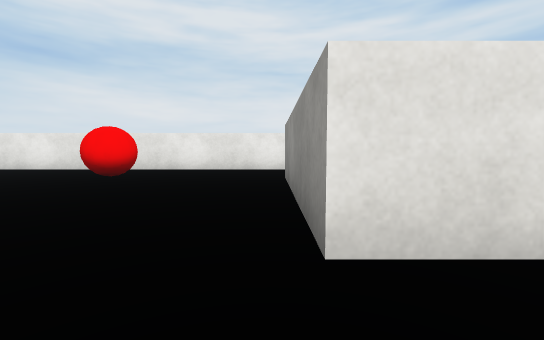
view 1 (above)

23 first-person views from a walk through a Unity game level. The camera is 0.51 m above the floor, tilts 4° down and sees 90° across. The floor is counted in squares, 1 m on a side. Each view is taken from the middle of a square. On the plan, view 1 faces up. The plan holds only what a view shows up to about 9 squares ahead; the rest is blank. Surface patterns are stand-ins for the level's own textures.

view 2
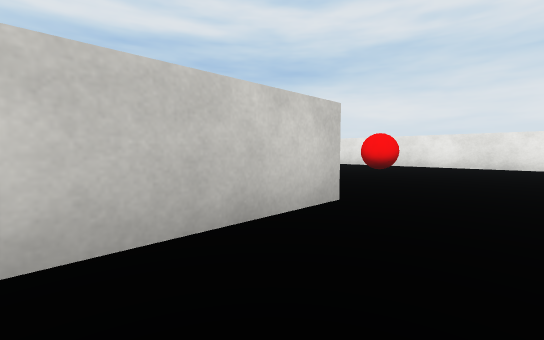

view 3
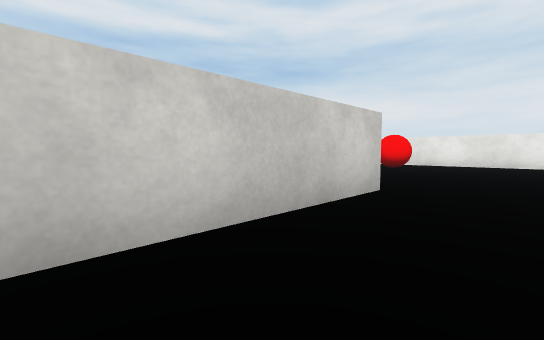

view 4
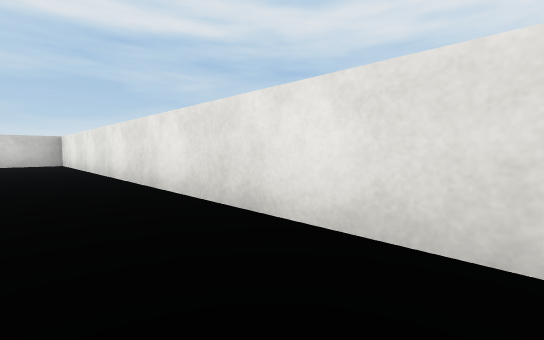

view 5
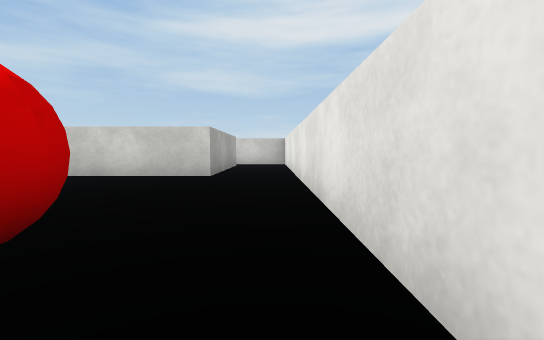

view 6
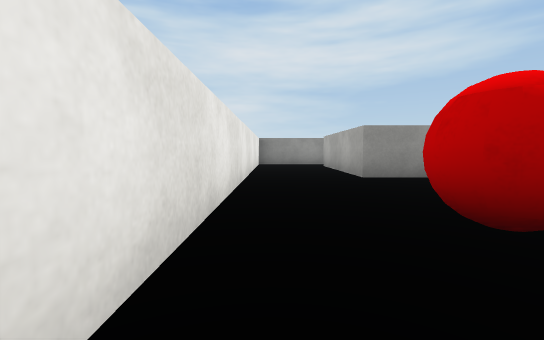

view 7
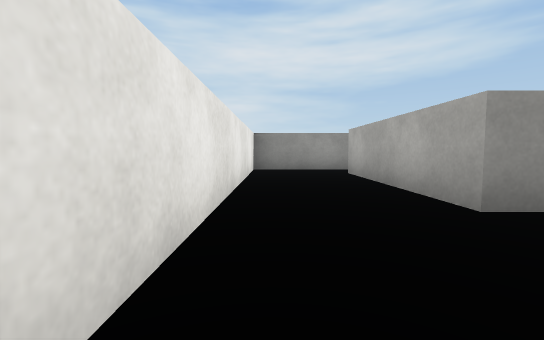

view 8
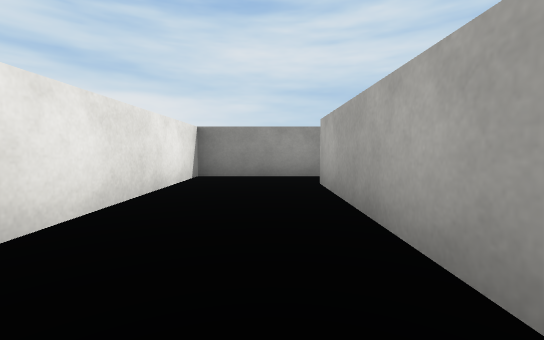

view 9
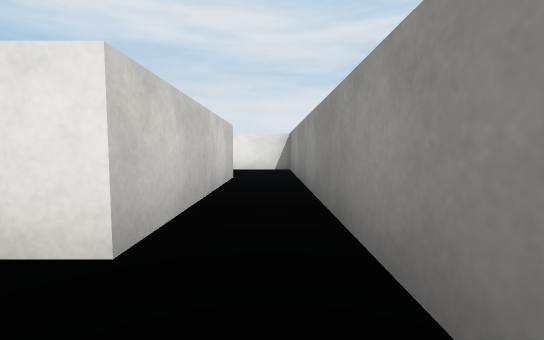

view 10
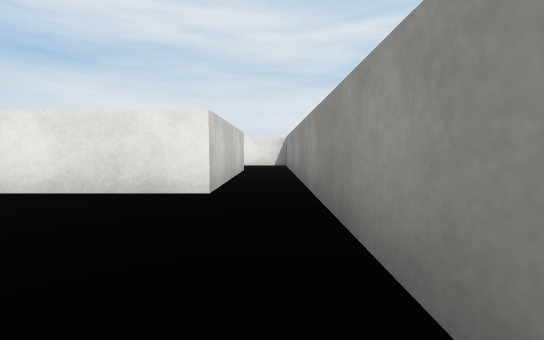

view 11
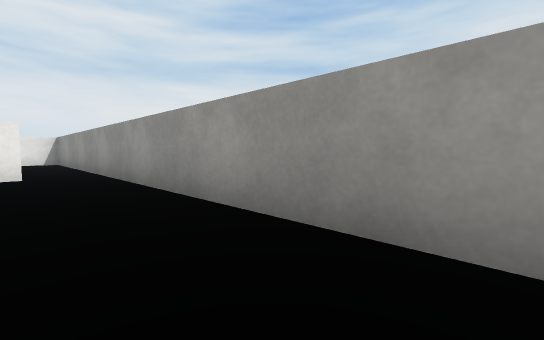

view 12
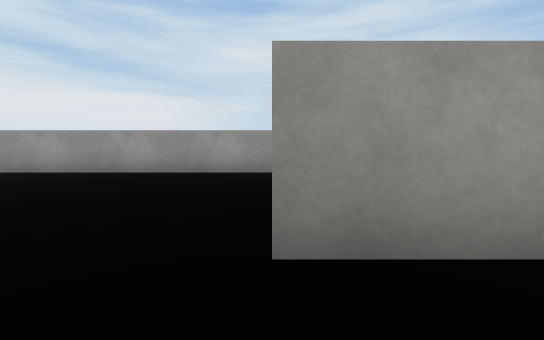

view 13
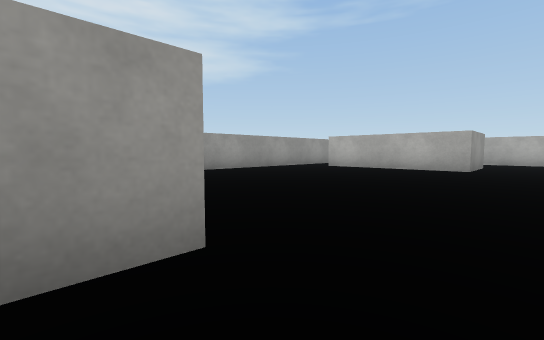

view 14
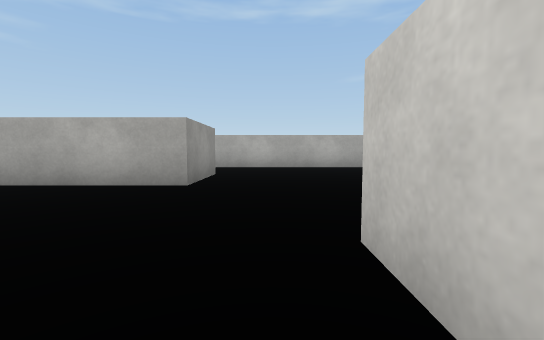

view 15
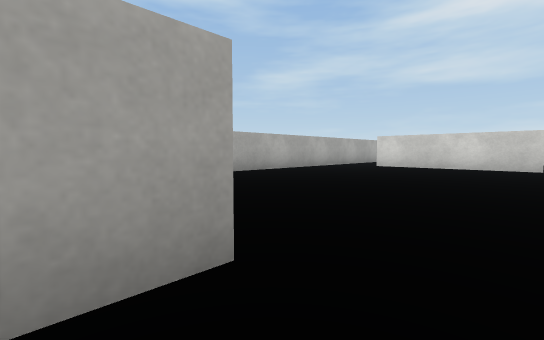

view 16
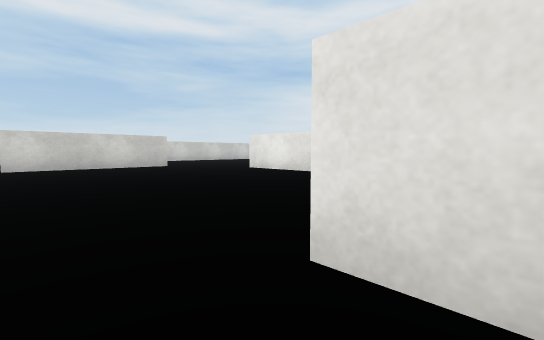

view 17
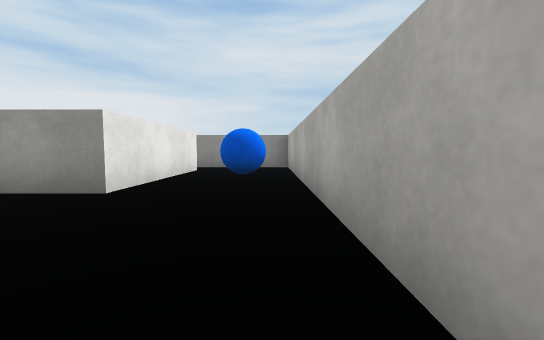

view 18
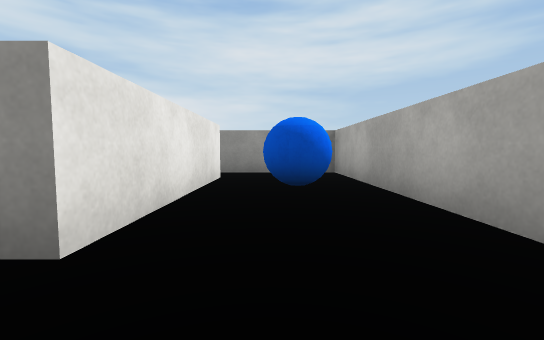

view 19
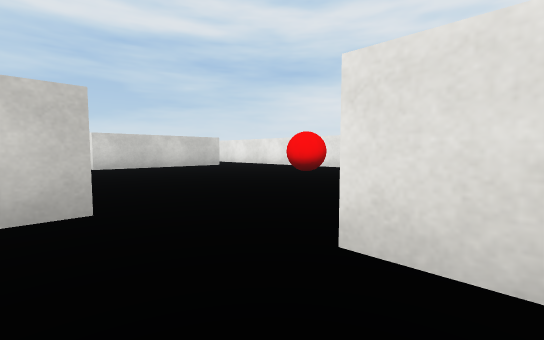

view 20
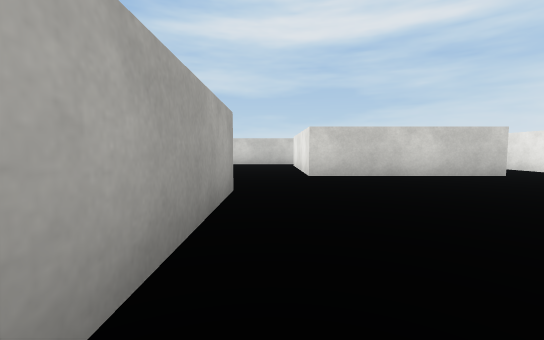

view 21
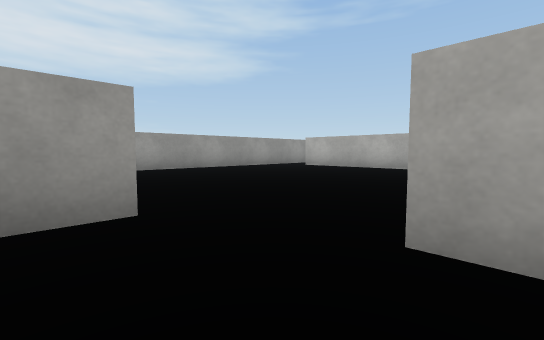

view 22
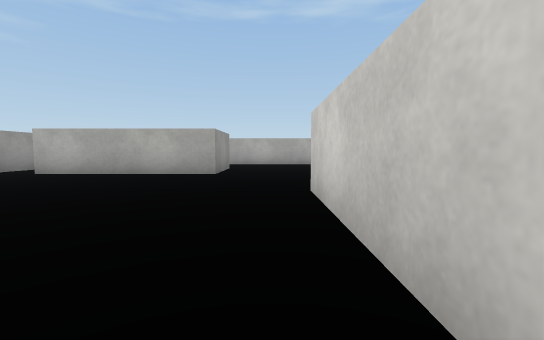

view 23
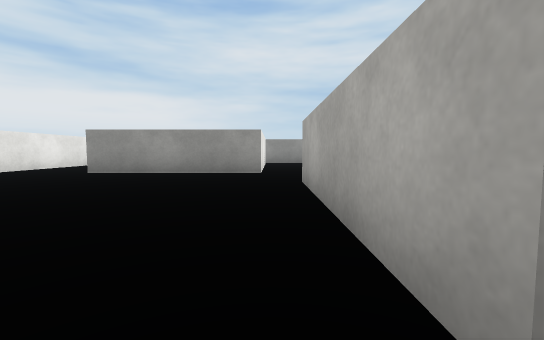

### Floor plan
Points are (right, up) in squares from view 1. A wall is a line through its corners. A room is listed if a view was taken in it or the views show most of it. See-through windows are left out.
Room 1 (views 1, 2, 3, 9, 10, 11, 14, 15, 19)
walls: (0.2, -6) (4.2, -6); (-1.5, -0.5) (-1.5, -3.5); (4.3, 1.3) (0.2, 1.3); (5.5, -8.5) (5.5, 0.5)
ways out: opening at (-0.5, 0.5) to room 2; opening at (5, 1) to room 2; opening at (-0.5, -4.5) to room 3; opening at (5, -8) to room 3
Room 2 (views 4, 5, 6, 7, 8, 13, 20, 21, 22, 23)
walls: (-5.6, 0.5) (-1.5, 0.5) (-1.5, -0.5); (0.2, 1.3) (0.2, 5.2) (4.3, 5.2) (4.3, 1.3); (-11.1, 5.8) (-7.5, 5.8) (-7.5, 1.8); (5.5, 0.5) (5.5, 7.5) (-12.5, 7.5) (-12.5, 6)
ways out: opening at (-0.5, 0.5) to room 1; opening at (5, 1) to room 1; opening at (-6.5, 1)
objects: red ball (-3, 5) to (-3, 6)
Room 3 (views 12, 16, 17, 18)
walls: (-6.2, -10.5) (5.5, -10.5) (5.5, -8.5); (-3.1, -3.5) (-5.5, -3.5); (-8, -5) (-8, -9); (4.2, -8) (0.2, -8) (0.2, -6)
ways out: opening at (-0.5, -4.5) to room 1; opening at (5, -8) to room 1; opening at (-6.7, -4)
objects: blue ball (3, -10) to (3, -9)

Where each view was taken, in squares from view 1:
view 1: 0 up, 0 right, facing up
view 2: 2 down, 0 right, facing up-left
view 3: 3 down, 0 right, facing up-left
view 4: 6 up, 1 left, facing up-left
view 5: 7 up, 2 left, facing left
view 6: 7 up, 5 left, facing right
view 7: 7 up, 2 left, facing right
view 8: 6 up, 0 right, facing right
view 9: 0 up, 5 right, facing up
view 10: 2 down, 5 right, facing up
view 11: 5 down, 4 right, facing up-right
view 12: 6 down, 1 left, facing right
view 13: 2 up, 1 left, facing down-right
view 14: 2 down, 1 left, facing down
view 15: 5 down, 1 right, facing down-left
view 16: 9 down, 1 right, facing up-left
view 17: 10 down, 3 left, facing right
view 18: 9 down, 1 left, facing right
view 19: 0 up, 1 right, facing up-left
view 20: 1 up, 2 left, facing left
view 21: 2 up, 2 left, facing down-right
view 22: 0 up, 1 left, facing down
view 23: 1 up, 6 left, facing right
